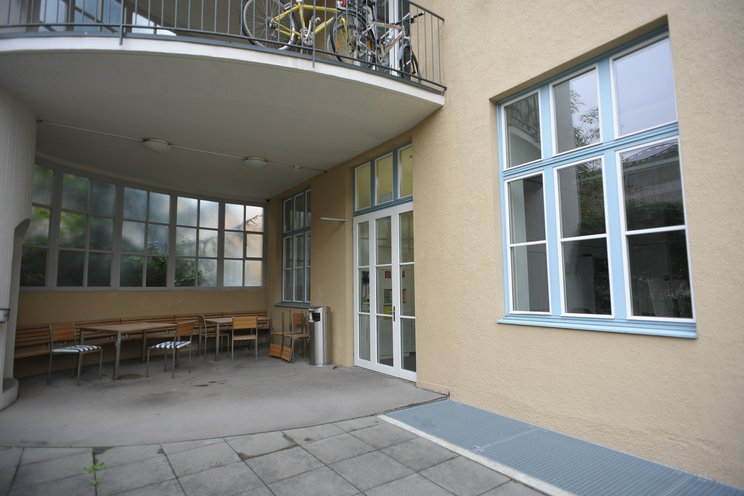
#> input picture examples/img/terrace0.JPG, 744 x 496 px
$ jupyter execute --allow-errors multi_vp_from_lines.ipynb
#> lines starting #> are read from the running program, lines starting #| are printed output that depends on the picture
### robust_line_based_estimator/line_matching/line_matcher.py
import numpy as np
import torch
from copy import deepcopy
from omegaconf import OmegaConf

from pytlsd import lsd
from pytlbd import lbd_matching_multiscale

from .lbd import LBDWrapper
from .sold2 import Sold2Wrapper
from .deeplsd import DeepLSD_detector
from .superglue_endpoints import SuperGlueEndpoints
from .gluestick import GlueStick


default_conf = {
    'min_length': 15,
    'sold2': {
        'ckpt_path': 'third_party/SOLD2/pretrained_models/sold2_wireframe.tar',
        'device': 'cuda',
        'model_cfg': {
            'model_name': "lcnn_simple",
            'model_architecture': "simple",
            # Backbone related config
            'backbone': "lcnn",
            'backbone_cfg': {
                'input_channel': 1, # Use RGB images or grayscale images.
                'depth': 4,
                'num_stacks': 2,
                'num_blocks': 1,
                'num_classes': 5
            },
            # Junction decoder related config
            'junction_decoder': "superpoint_decoder",
            'junc_decoder_cfg': {},
            # Heatmap decoder related config
            'heatmap_decoder': "pixel_shuffle",
            'heatmap_decoder_cfg': {},
            # Descriptor decoder related config
            'descriptor_decoder': "superpoint_descriptor",
            'descriptor_decoder_cfg': {},
            # Shared configurations
            'grid_size': 8,
            'keep_border_valid': True,
            # Threshold of junction detection
            'detection_thresh': 0.0153846, # 1/65
            'max_num_junctions': 300,
            # Threshold of heatmap detection
            'prob_thresh': 0.5,
            # Weighting related parameters
            'weighting_policy': 'dynamic',
            # [Heatmap loss]
            'w_heatmap': 0.,
            'w_heatmap_class': 1,
            'heatmap_loss_func': "cross_entropy",
            'heatmap_loss_cfg': {
                'policy': 'dynamic'
            },
            # [Heatmap consistency loss]
            # [Junction loss]
            'w_junc': 0.,
            'junction_loss_func': "superpoint",
            'junction_loss_cfg': {
                'policy': 'dynamic'
            },
            # [Descriptor loss]
            'w_desc': 0.,
            'descriptor_loss_func': "regular_sampling",
            'descriptor_loss_cfg': {
                'dist_threshold': 8,
                'grid_size': 4,
                'margin': 1,
                'policy': 'dynamic'
            },
        },
        'line_detector_cfg': {
            'detect_thresh': 0.25,  # depending on your images, you might need to tune this parameter
            'num_samples': 64,
            'sampling_method': "local_max",
            'inlier_thresh': 0.9,
            "use_candidate_suppression": True,
            "nms_dist_tolerance": 3.,
            "use_heatmap_refinement": True,
            "heatmap_refine_cfg": {
                "mode": "local",
                "ratio": 0.2,
                "valid_thresh": 1e-3,
                "num_blocks": 20,
                "overlap_ratio": 0.5
            }
        },
        'multiscale': False,
        'line_matcher_cfg': {
            'cross_check': True,
            'num_samples': 5,
            'min_dist_pts': 8,
            'top_k_candidates': 10,
            'grid_size': 4
        }
    },
    'deeplsd': {
        'detect_lines': True,
        'line_detection_params': {
            'merge': False,
            'grad_nfa': True,
            'optimize': False,
            'use_vps': False,
            'optimize_vps': False,
            'filtering': 'normal',
            'grad_thresh': 3,
            'lambda_df': 1.,
            'lambda_grad': 1.,
            'lambda_vp': 0.5,
        },
    },
    'sp_params': {
        'descriptor_dim': 256,
        'nms_radius': 4,
        'keypoint_threshold': 0.005,
        'max_keypoints': -1,
        'remove_borders': 4,
    },
    'sg_params': {
        'descriptor_dim': 256,
        'weights': 'outdoor',
        'keypoint_encoder': [32, 64, 128, 256],
        'GNN_layers': ['self', 'cross'] * 9,
        'sinkhorn_iterations': 100,
        'match_threshold': 0.2,
    },
    'device': 'cuda',
}


class LineMatcher():
    """ A generic line matcher that can detect
        and match different kinds of lines. """
    def __init__(self, line_detector='lsd', line_matcher='lbd',
                 conf=default_conf):
        self.detector = line_detector
        self.matcher = line_matcher
        self.conf = OmegaConf.merge(OmegaConf.create(deepcopy(default_conf)),
                                    OmegaConf.create(conf))
        if line_detector == 'sold2' or line_matcher == 'sold2':
            self.sold2 = Sold2Wrapper(self.conf.sold2)
        if line_detector == 'deeplsd':
            self.deeplsd = DeepLSD_detector(self.conf.deeplsd,
                                            self.conf.device)
        if line_matcher == 'lbd':
            self.lbd = LBDWrapper()
        if line_matcher == 'superglue_endpoints':
            self.sg_endpoints = SuperGlueEndpoints(self.conf)
        if line_matcher == 'gluestick':
            self.gluestick = GlueStick(self.conf)

    # [77 lines left out: functions detect_and_describe_lines, match_lines, not called in this run]

### examples/multi_vp_from_lines.ipynb
[cell 1]
import cv2
import numpy as np
import seaborn as sns
from time import time

from robust_line_based_estimator.line_matching.line_matcher import LineMatcher
from robust_line_based_estimator.vp_matcher import vp_matching
from robust_line_based_estimator.visualization import plot_images, plot_lines, plot_color_line_matches, plot_vp
import pygcransac
import pyprogressivex

[cell 2]
img0_file = 'img/terrace0.JPG'
img0 = cv2.imread(img0_file, 0)
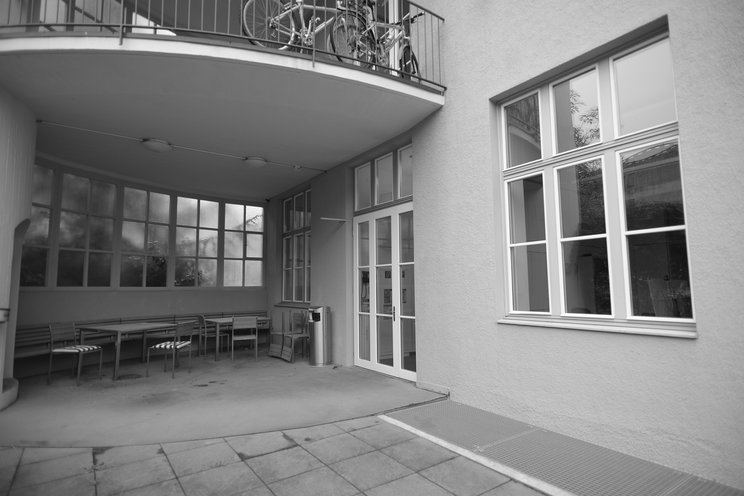
#> img0: shape (496, 744); min 1, max 255, mean 129.9
img1_file = 'img/terrace1.JPG'
img1 = cv2.imread(img1_file, 0)
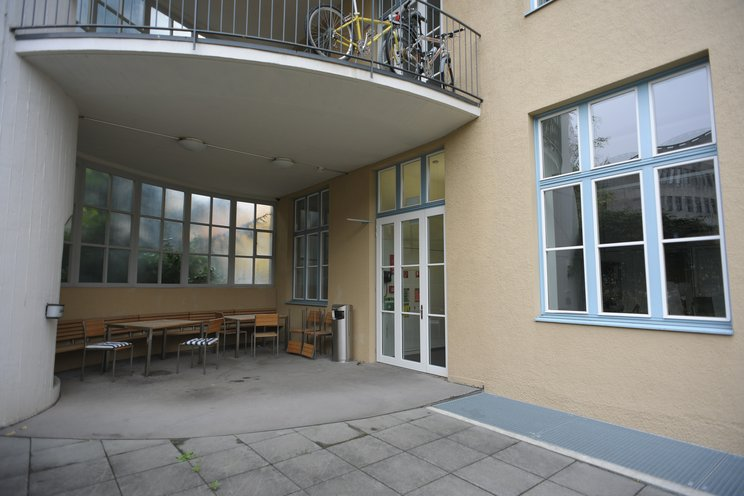
#> input picture examples/img/terrace1.JPG, 744 x 496 px
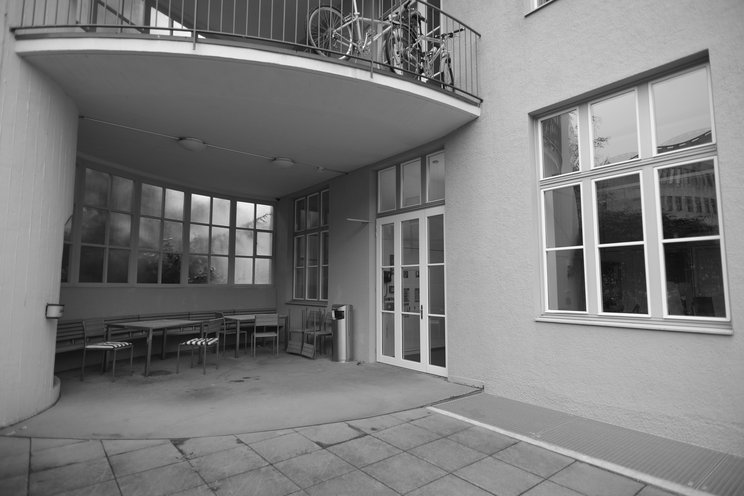
#> img1: shape (496, 744); min 0, max 255, mean 125.1

# LSD+SuperGlueEndpoints matcher
#> (the rest of this cell did not finish here and is left out)
